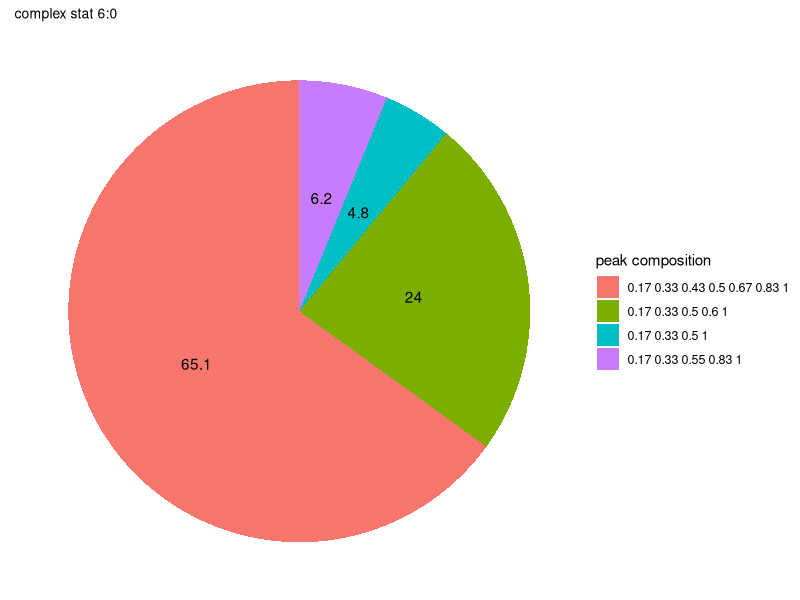
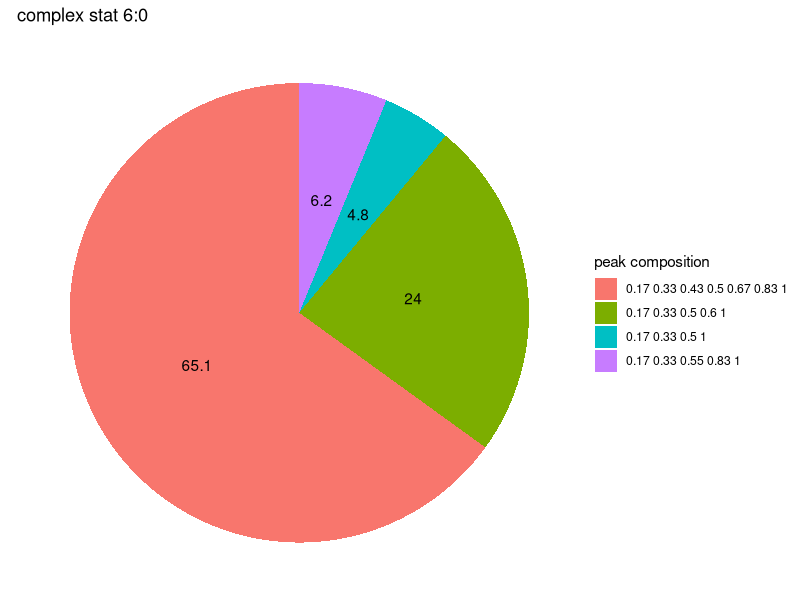
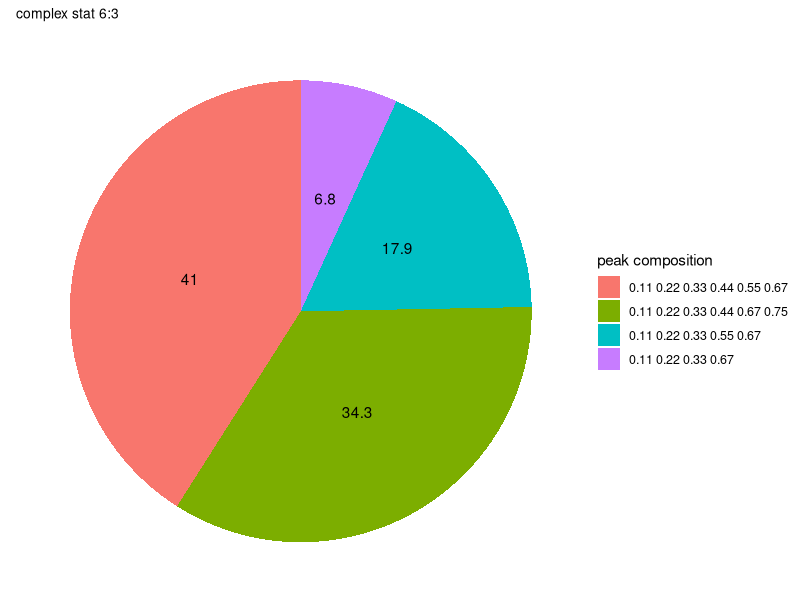
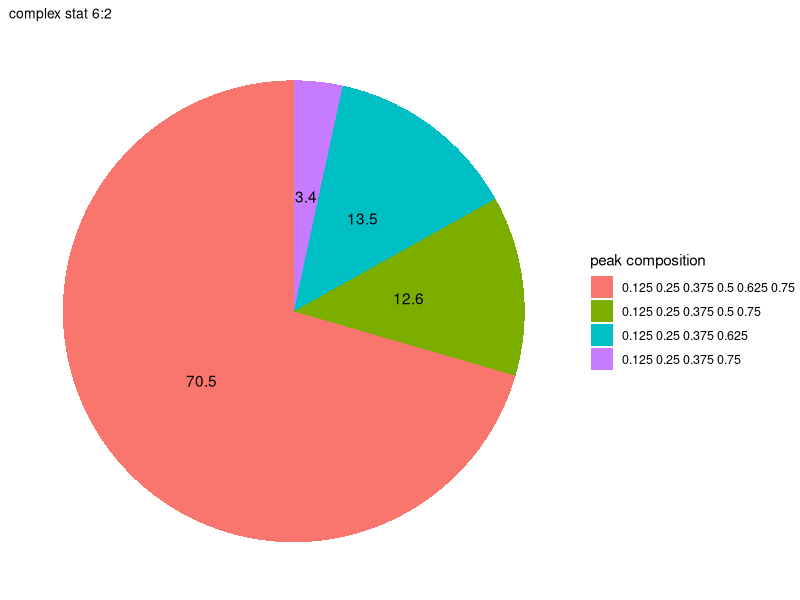
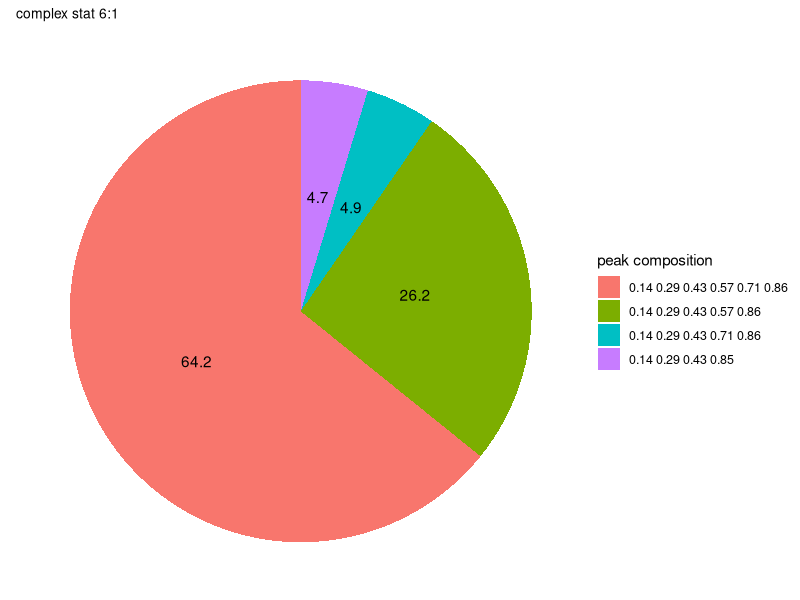
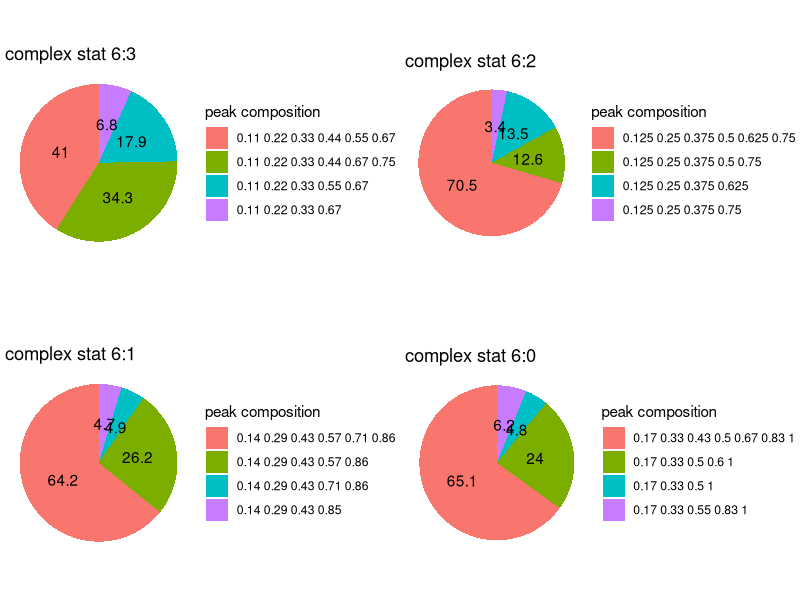
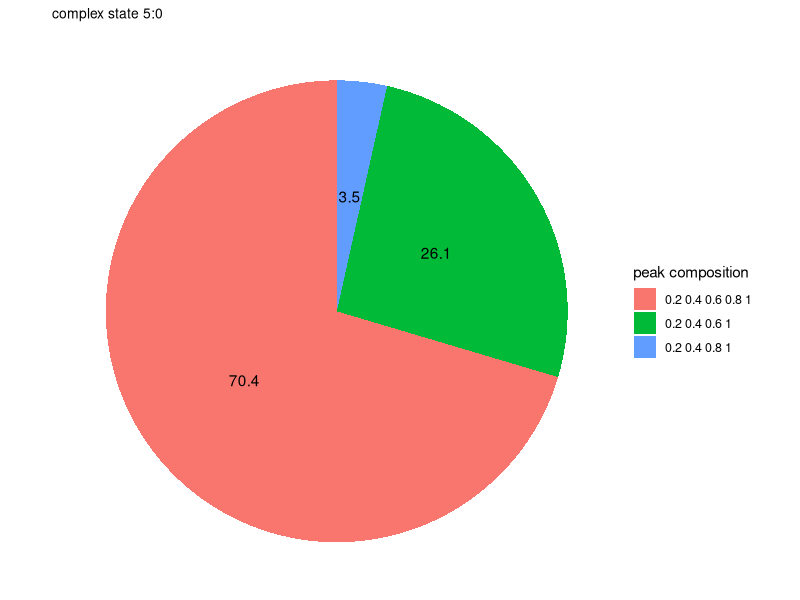
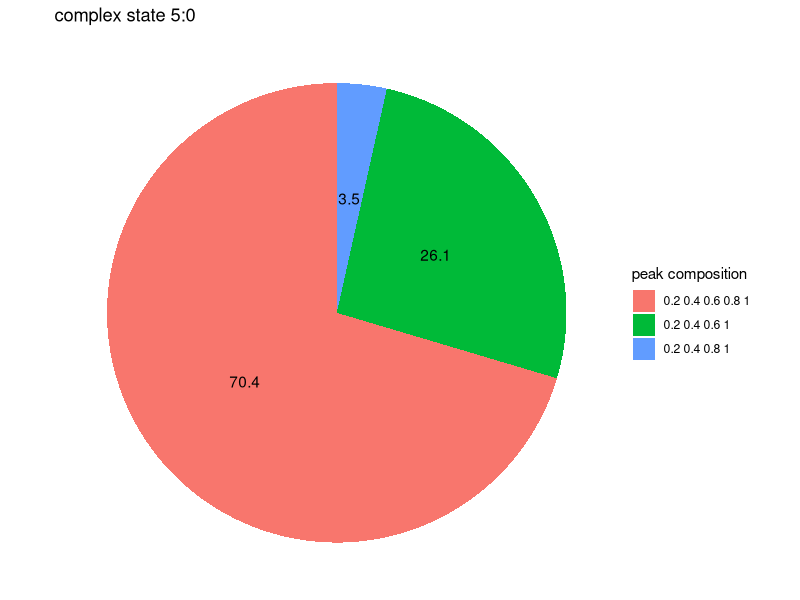

These figures' R source, in order:
library(tidyverse)
library(caret)
library(ggplot2)
library(ggpubr)
library(formatR)
df64<- data.frame(proportion=c(45.6,38,2.7,13.2,0.5),peak=c('0.1 0.2 0.3 0.5 0.6','0.1 0.2 0.3 0.4 0.6','0.1 0.2 0.4 0.6','0.1 0.3 0.4 0.5 0.6','0.1 0.3 0.4 0.5 0.6'))
df63<- data.frame(proportion=c(41,34.3,17.9,6.8),peak=c('0.11 0.22 0.33 0.44 0.55 0.67','0.11 0.22 0.33 0.44 0.67 0.75','0.11 0.22 0.33 0.55 0.67','0.11 0.22 0.33 0.67'))

df62<- data.frame(proportion=c(70.5,12.6,13.5,3.4),peak=c('0.125 0.25 0.375 0.5 0.625 0.75','0.125 0.25 0.375 0.5 0.75','0.125 0.25 0.375 0.625','0.125 0.25 0.375 0.75'))
df61<- data.frame(proportion=c(64.2,26.2,4.9,4.7),peak=c('0.14 0.29 0.43 0.57 0.71 0.86','0.14 0.29 0.43 0.57 0.86','0.14 0.29 0.43 0.71 0.86','0.14 0.29 0.43 0.85'))
df60<- data.frame(proportion=c(65.1,24,6.2,4.8),peak=c('0.17 0.33 0.43 0.5 0.67 0.83 1','0.17 0.33 0.5 0.6 1','0.17 0.33 0.55 0.83 1','0.17 0.33 0.5 1'))

df50<- data.frame(proportion=c(70.4,26.1,3.5),peak=c('0.2 0.4 0.6 0.8 1','0.2 0.4 0.6 1', '0.2 0.4 0.8 1'))
df51<- data.frame(proportion=c(67.2,29.5,3.4),peak=c('0.17 0.33 0.67 0.83','0.17 0.33 0.5 0.83', '0.17 0.33 0.66 0.83'))
df52 <- data.frame(proportion=c(63.7,24.3,12),peak=c('0.14 0.29 0.43 0.57 0.71', '0.14 0.29 0.43 0.71', '0.14 0.28 0.57 0.71'))
df53<- data.frame(proportion=c(57.8,39.8,2.4),peak=c('0.125 0.25 0.375 0.625', ' 0.125 0.25 0.375 0.625', '0.25 0.5 0.75'))
df54<- data.frame(proportion=c(89.6, 8.7, 1.7),peak=c('0.11 0.22 0.33 0.56', '0.11 0.22 0.44 0.56', '0.11 0.33 0.44 0.56'))


df40<- data.frame(proportion=c(79.5,20.5),peak=c('0.25 0.5 0.75 1', '0.25 0.5 1'))
df41<- data.frame(proportion=c(73.5,26.5),peak=c('0.2 0.4 0.6 0.8', '0.2 0.4 0.8'))
df42<- data.frame(proportion=c(82.8, 17.2),peak=c('0.17 0.33 0.5 0.67', '0.17 0.33 0.67'))
df43<- data.frame(proportion=c(94.5,5.5),peak=c('0.14 0.29 0.43 0.57', '0.33 0.67'))
df44<- data.frame(proportion=c(70.5,29.5),peak=c('0.125 0.25 0.375 0.5', '0.125 0.25 0.5'))


# Basic piechart
p1<-ggplot(df60, aes(x="", y=proportion, fill=peak)) +
  geom_bar(stat="identity", width=1) +
  coord_polar("y", start=0)+
  geom_text(aes(label = proportion),
            position = position_stack(vjust = 0.5))+
  ggtitle(label = " complex stat 6:0",
            )+labs(fill= "peak composition")+
  theme_void() # remove background, grid, numeric labels
p1+ theme(plot.title=element_text(size=10),legend.text=element_text(size=9))+ labs(fill= "peak composition")
p1

#Proportion of trajectories that have the same peak composition for the
# Basic piechart
p2<-ggplot(df63, aes(x="", y=proportion, fill=peak)) +
  geom_bar(stat="identity", width=1) +
  coord_polar("y", start=0)+
  geom_text(aes(label = proportion),
            position = position_stack(vjust = 0.5))+
  ggtitle(label = " complex stat 6:3",
  )+labs(fill= "peak composition")+
  theme_void() # remove background, grid, numeric labels
p2+ theme(plot.title=element_text(size=10),legend.text=element_text(size=9))+ labs(fill= "peak composition")


#Proportion of trajectories that have the same peak composition for the
# Basic piechart
p3<-ggplot(df62, aes(x="", y=proportion, fill=peak)) +
  geom_bar(stat="identity", width=1) +
  coord_polar("y", start=0)+
  geom_text(aes(label = proportion),
            position = position_stack(vjust = 0.5))+
  ggtitle(label = " complex stat 6:2",
  )+labs(fill= "peak composition")+
  theme_void() # remove background, grid, numeric labels
p3+ theme(plot.title=element_text(size=10),legend.text=element_text(size=9))+ labs(fill= "peak composition")


p4<-ggplot(df61, aes(x="", y=proportion, fill=peak)) +
  geom_bar(stat="identity", width=1) +
  coord_polar("y", start=0)+
  geom_text(aes(label = proportion),
            position = position_stack(vjust = 0.5))+
  ggtitle(label = " complex stat 6:1",
  )+labs(fill= "peak composition")+
  theme_void() # remove background, grid, numeric labels
p4+ theme(plot.title=element_text(size=10),legend.text=element_text(size=9))+ labs(fill= "peak composition")


ggarrange(p2,p3, p4,p1,
          ncol = 2, nrow = 2)


# Basic piechart
p1<-ggplot(df50, aes(x="", y=proportion, fill=peak)) +
  geom_bar(stat="identity", width=1) +
  coord_polar("y", start=0)+
  geom_text(aes(label = proportion),
            position = position_stack(vjust = 0.5))+
  ggtitle(label = " complex state 5:0",
  )+labs(fill= "peak composition")+
  theme_void() # remove background, grid, numeric labels
p1+ theme(plot.title=element_text(size=10),legend.text=element_text(size=9))+ labs(fill= "peak composition")
p1

#Proportion of trajectories that have the same peak composition for the
# Basic piechart
p2<-ggplot(df51, aes(x="", y=proportion, fill=peak)) +
  geom_bar(stat="identity", width=1) +
  coord_polar("y", start=0)+
  geom_text(aes(label = proportion),
            position = position_stack(vjust = 0.5))+
  ggtitle(label = " complex state 5:1",
  )+labs(fill= "peak composition")+
  theme_void() # remove background, grid, numeric labels
p2+ theme(plot.title=element_text(size=10),legend.text=element_text(size=9))+ labs(fill= "peak composition")


#Proportion of trajectories that have the same peak composition for the
# Basic piechart
p3<-ggplot(df52, aes(x="", y=proportion, fill=peak)) +
  geom_bar(stat="identity", width=1) +
  coord_polar("y", start=0)+
  geom_text(aes(label = proportion),
            position = position_stack(vjust = 0.5))+
  ggtitle(label = " complex state 5:2",
  )+labs(fill= "peak composition")+
  theme_void() # remove background, grid, numeric labels
p3+ theme(plot.title=element_text(size=10),legend.text=element_text(size=9))+ labs(fill= "peak composition")


p4<-ggplot(df53, aes(x="", y=proportion, fill=peak)) +
  geom_bar(stat="identity", width=1) +
  coord_polar("y", start=0)+
  geom_text(aes(label = proportion),
            position = position_stack(vjust = 0.5))+
  ggtitle(label = " complex state 5:3",
  )+labs(fill= "peak composition")+
  theme_void() # remove background, grid, numeric labels
p4+ theme(plot.title=element_text(size=10),legend.text=element_text(size=9))+ labs(fill= "peak composition")


p5<-ggplot(df54, aes(x="", y=proportion, fill=peak)) +
  geom_bar(stat="identity", width=1) +
  coord_polar("y", start=0)+
  geom_text(aes(label = proportion),
            position = position_stack(vjust = 0.5))+
  ggtitle(label = " complex state 5:4",
  )+labs(fill= "peak composition")+
  theme_void() # remove background, grid, numeric labels
p5+ theme(plot.title=element_text(size=10),legend.text=element_text(size=9))+ labs(fill= "peak composition")

ggarrange(p5,p3, p2,p1,
          ncol = 2, nrow = 2)




# Basic piechart
p1<-ggplot(df40, aes(x="", y=proportion, fill=peak)) +
  geom_bar(stat="identity", width=1) +
  coord_polar("y", start=0)+
  geom_text(aes(label = proportion),
            position = position_stack(vjust = 0.5))+
  ggtitle(label = " complex state 4:0",
  )+labs(fill= "peak composition")+
  theme_void() # remove background, grid, numeric labels
p1+ theme(plot.title=element_text(size=10),legend.text=element_text(size=9))+ labs(fill= "peak composition")
p1

#Proportion of trajectories that have the same peak composition for the
# Basic piechart
p2<-ggplot(df41, aes(x="", y=proportion, fill=peak)) +
  geom_bar(stat="identity", width=1) +
  coord_polar("y", start=0)+
  geom_text(aes(label = proportion),
            position = position_stack(vjust = 0.5))+
  ggtitle(label = " complex state 4:1",
  )+labs(fill= "peak composition")+
  theme_void() # remove background, grid, numeric labels
p2+ theme(plot.title=element_text(size=10),legend.text=element_text(size=9))+ labs(fill= "peak composition")


#Proportion of trajectories that have the same peak composition for the
# Basic piechart
p3<-ggplot(df42, aes(x="", y=proportion, fill=peak)) +
  geom_bar(stat="identity", width=1) +
  coord_polar("y", start=0)+
  geom_text(aes(label = proportion),
            position = position_stack(vjust = 0.5))+
  ggtitle(label = " complex state 4:2",
  )+labs(fill= "peak composition")+
  theme_void() # remove background, grid, numeric labels
p3+ theme(plot.title=element_text(size=10),legend.text=element_text(size=9))+ labs(fill= "peak composition")


p4<-ggplot(df43, aes(x="", y=proportion, fill=peak)) +
  geom_bar(stat="identity", width=1) +
  coord_polar("y", start=0)+
  geom_text(aes(label = proportion),
            position = position_stack(vjust = 0.5))+
  ggtitle(label = " complex state 4:3",
  )+labs(fill= "peak composition")+
  theme_void() # remove background, grid, numeric labels
p4+ theme(plot.title=element_text(size=10),legend.text=element_text(size=9))+ labs(fill= "peak composition")


p5<-ggplot(df44, aes(x="", y=proportion, fill=peak)) +
  geom_bar(stat="identity", width=1) +
  coord_polar("y", start=0)+
  geom_text(aes(label = proportion),
            position = position_stack(vjust = 0.5))+
  ggtitle(label = " complex state 4:4",
  )+labs(fill= "peak composition")+
  theme_void() # remove background, grid, numeric labels
p5+ theme(plot.title=element_text(size=10),legend.text=element_text(size=9))+ labs(fill= "peak composition")

ggarrange(p1,p4, p3,p2,
          ncol = 2, nrow = 2)
